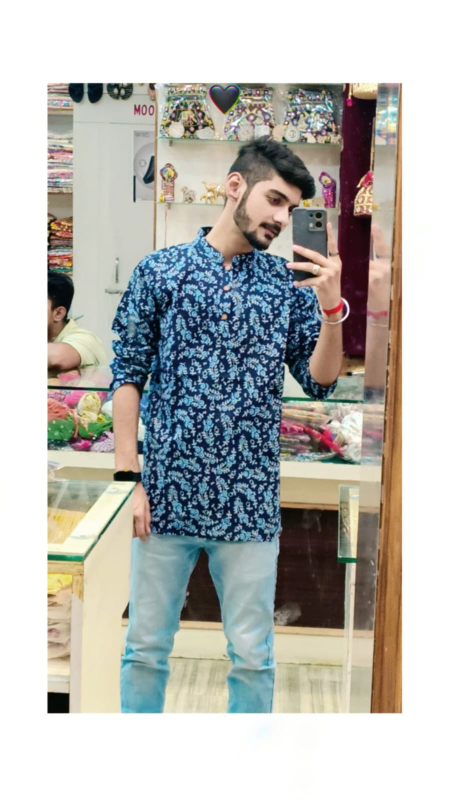
#> input picture minepic.jpg, 899 x 1599 px, found by its file name (shown at 1/2 size)
$ jupyter execute Image_Preprocessing_.ipynb
#> lines starting #> are read from the running program, lines starting #| are printed output that depends on the picture
<a href="https://colab.research.google.com/github/bhatiatanish225/Image-Preprocessing-Using-OpenCV/blob/main/Image_Preprocessing_.ipynb" target="_parent"></a>

[cell 1]
# firstly we import the libraries
import cv2
from matplotlib import pyplot as plt
import numpy as np

[cell 2]
#importing the image
img_path="/content/minepic.jpg"
img=cv2.imread(img_path)
#> img is the input picture: shape (1599, 899, 3); mean B, G, R 179.7, 184.1, 184.1
print(img.shape)
#| (1599, 899, 3)

[cell 3]
# now converting the image into grayscale
gray_scale=cv2.cvtColor(img,cv2.COLOR_BGR2GRAY)
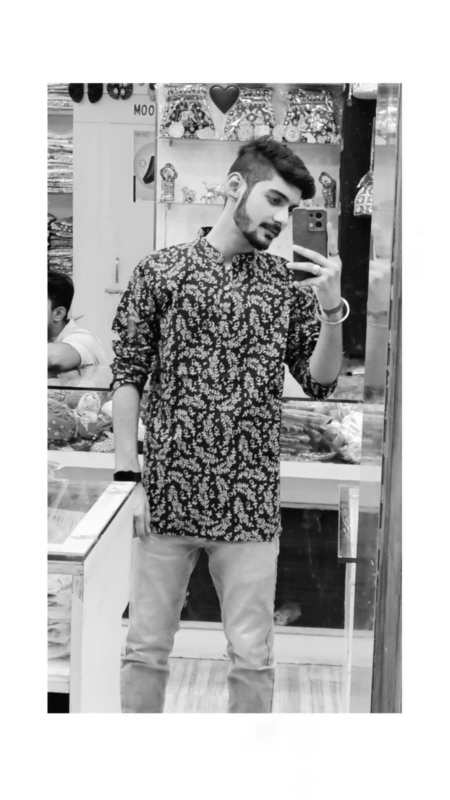
#> gray_scale: shape (1599, 899) (shown at 1/2 size); min 1, max 255, mean 183.6
plt.imshow(gray_scale,cmap='gray')

[cell 4]
# croping the image
x = 150  # starting x coordinate
y = 250  # starting y coordinate
width = 300  # width of the ROI
height = 400  # height of the ROI
# Crop the image using the ROI coordinates
cropped_img = img[y:y+height, x:x+width]
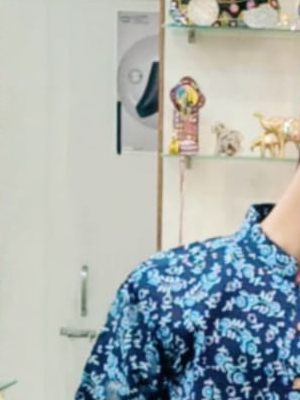
#> cropped_img: shape (400, 300, 3); mean B, G, R 176.8, 178.1, 169.3
# Display the cropped image using matplotlib
plt.imshow(cv2.cvtColor(cropped_img, cv2.COLOR_BGR2RGB))
plt.axis('on')
plt.show()

[cell 5]
#bluring the image
output2=cv2.blur(gray_scale,(10,10))
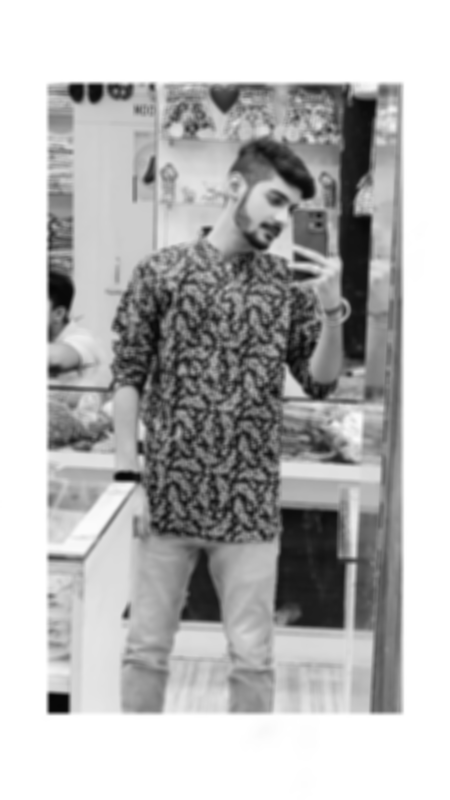
#> output2: shape (1599, 899) (shown at 1/2 size); min 6, max 255, mean 183.6
plt.imshow(output2,cmap='gray')
plt.show()

[cell 6]
#rotating the image
angle=30
scale=1.0
(h,w)=img.shape[:2]
#> h = 1599; w = 899
center=(w//2,h//2)
#> center = (449, 799)
M = cv2.getRotationMatrix2D(center, angle, scale)
# Apply the rotation to the image
rotated_img = cv2.warpAffine(gray_scale, M, (w, h))
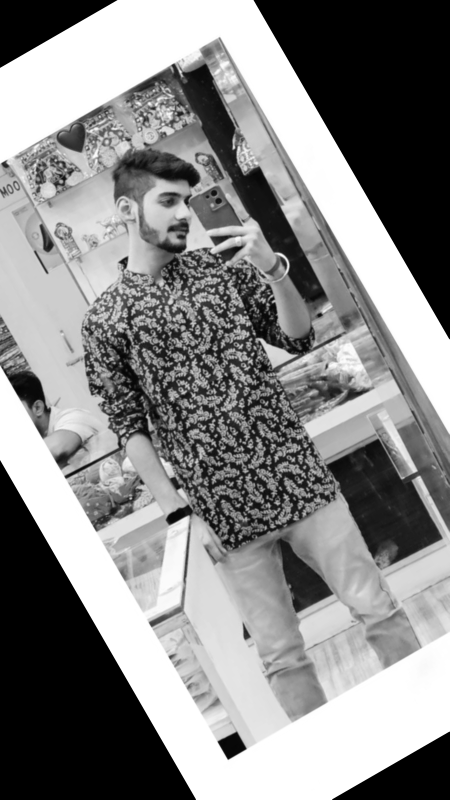
#> rotated_img: shape (1599, 899) (shown at 1/2 size); min 0, max 255, mean 135.4
# Display the rotated image
plt.imshow(cv2.cvtColor(rotated_img, cv2.COLOR_BGR2RGB))
plt.axis('off')
plt.show()
